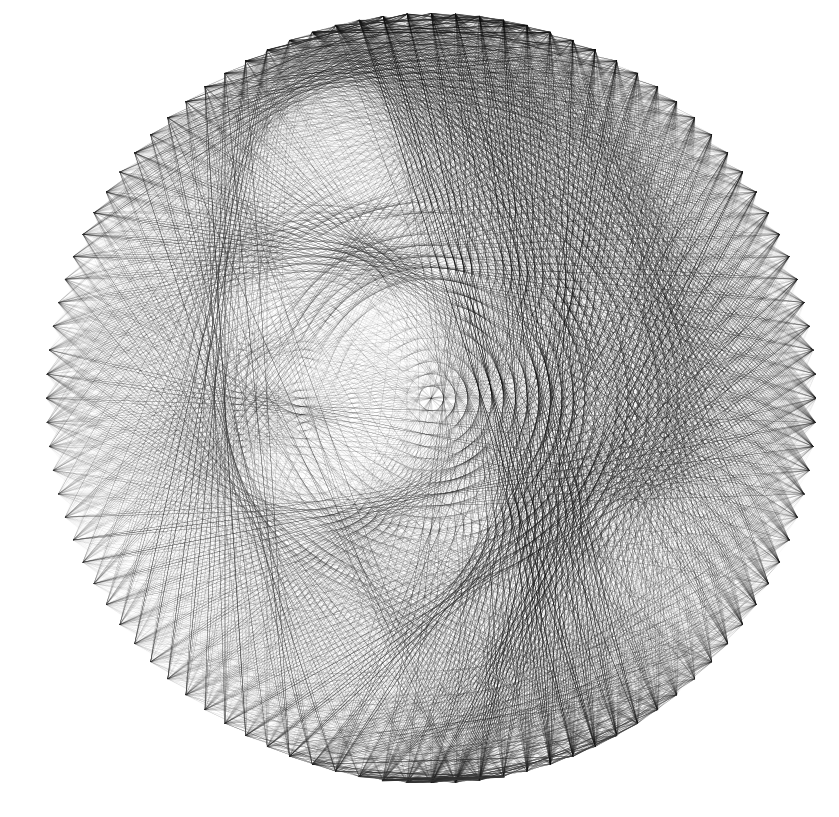

Recreate this plot in Python.
'''Create line art by linking points around unit circle.
'''




IMG_FILE='people04.jpg'
HOUGH_FILE='hough_data.npy'

IMG_WIDTH=400  # width of image to resize to
N_POINTS=120   # NO of points on circle
SIGMA=2        # Gaussian blur size
EPS=0.005      # error associating a line
N_THETA=360    # size of angle dimension in Hough transform
LINE_WIDTH=0.9 # max line width
ANIMATE=False  # if True, create animation, a final plot otherwise




#--------Import modules-------------------------
import numpy as np
from PIL import Image
from PIL import ImageFilter
from skimage import filters
import matplotlib.pyplot as plt
from skimage.transform import hough_line_peaks as hlp




def houghLine(img,n_theta=180):
    '''Line Hough transform, nested loop version'''

    height,width=img.shape
    thetas=np.deg2rad(np.linspace(-90.,90.,n_theta))
    diag_len=np.ceil(np.sqrt(width**2+height**2)).astype('int')
    rhos=np.linspace(-diag_len,diag_len,diag_len*2)

    cos_t=np.cos(thetas)
    sin_t=np.sin(thetas)
    num_thetas=len(thetas)

    # prepare accumulator
    accumulator=np.zeros((2*diag_len,num_thetas))
    yids,xids=np.nonzero(img)

    # loop though pixels
    for ii in range(len(xids)):
        x=xids[ii]
        y=yids[ii]

        for tt in range(num_thetas):
            rhoidx=int(round(x*cos_t[tt]+y*sin_t[tt]))+diag_len
            #accumulator[rhoidx,tt]+=1
            accumulator[rhoidx,tt]+=img[y,x]

    return accumulator, thetas, rhos



def houghLine2(img,n_theta=180):

    height,width=img.shape
    thetas=np.deg2rad(np.linspace(-90.,90.,n_theta))
    diag_len=np.ceil(np.sqrt(width**2+height**2)).astype('int')
    rhos=np.linspace(-diag_len,diag_len,diag_len*2)

    cos_t=np.cos(thetas)
    sin_t=np.sin(thetas)
    num_thetas=len(thetas)

    # prepare accumulator
    accumulator=np.zeros((2*diag_len,num_thetas))
    yids,xids=np.nonzero(img)

    dtheta=thetas[1]-thetas[0]
    drho=rhos[1]-rhos[0]

    # Create a grid from (rho, theta)
    # delta between row_{i+1} and row_{i} = pi + drho
    # delta between column_{j+1} and column_{j} = dtheta
    # drho = rhos[1] - rhos[0], constant
    # dtheta = thetas[1] - thetas[0], constant

    jjs=dtheta*np.arange(len(thetas))   # column deltas
    iis=(np.pi+drho)*np.arange(len(rhos))  # row deltas
    grid=iis[:,None]+jjs[None,:]+rhos[0]+thetas[0]

    # flatten grid to form bin edges
    grid_f=grid.flatten()
    #grid_f=np.r_[grid_f,np.max(grid_f)+dtheta]
    grid_f=np.r_[grid_f-dtheta/2.,grid_f[-1]+dtheta/2.]

    nonzeroidx=yids*img.shape[1]+xids
    weights=img.flatten()
    weights=np.take(weights,nonzeroidx)
    weights=np.repeat(weights[:,None],num_thetas,axis=1)
    weights=weights.flatten()

    # compute rho_hats as x*cos(theta) + y*sin(theta)
    rho_hats=np.outer(xids,cos_t)+np.outer(yids,sin_t)

    # convert rho_hats by adding row/column deltas
    rho_hats1=(np.pi+drho)*(rho_hats+diag_len).astype('int')
    rho_hats2=rhos[0]+thetas[None,:]+rho_hats1

    #accumulator=np.histogram(rho_hats2.flatten(),bins=grid_f)[0]
    accumulator=np.histogram(rho_hats2.flatten(),bins=grid_f,weights=weights)[0]
    accumulator=accumulator.reshape((len(rhos),len(thetas)))

    return accumulator, thetas, rhos


def getLineByPoints(p1,p2,verbose=True):
    '''Get a line between 2 points on a cartisian grid.

    <p1>, <p2>: (x,y) coordinates of 2 points.

    Return <result>: Nx2 array, coordinates linking <p1> to <p2> with a 
                     straight line.

    See also getLine(): get a line by theta and length.
    '''

    import numpy as np

    #-------------------Check inputs-------------------
    p1=np.asarray(p1).squeeze()
    p2=np.asarray(p2).squeeze()

    if p1.ndim!=1 or len(p1)!=2:
        raise Exception("<p1> needs to be length-2 1d array.")
    if p2.ndim!=1 or len(p2)!=2:
        raise Exception("<p2> needs to be length-2 1d array.")

    x1,y1=p1
    x2,y2=p2

    if np.all(p1==p2):
        result=np.asarray(p1)[None,:]
        #result=p1
    elif x1==x2 and y1!=y2:
        step=np.sign(y2-y1)
        ys=np.arange(y1,y2+step,step)
        result=np.c_[x1*np.ones(len(ys)), ys]
        #result=zip(ys, [x1,]*len(ys))
    elif y1==y2 and x1!=x2:
        step=np.sign(x2-x1)
        xs=np.arange(x1,x2+step,step)
        result=np.c_[xs, y1*np.ones(len(xs))]
        #result=zip([y1,]*len(xs), xs)
    else:
        beta=float(y2-y1)/(x2-x1)
        if abs(beta)>=1:
            step=np.sign(y2-y1)
            ys=np.arange(y1,y2+step,step)
            xs=((ys-y1)/beta).astype('int')+x1
            result=np.c_[xs,ys]
            #result=zip(ys,xs)
        else:
            step=np.sign(x2-x1)
            xs=np.arange(x1,x2+step,step)
            ys=((xs-x1)*beta).astype('int')+y1
            result=np.c_[xs,ys]
            #result=zip(ys,xs)

    return result


#-------------Main---------------------------------
if __name__=='__main__':

    #--------------------Read image--------------------
    img=Image.open(IMG_FILE).convert('L')

    #-------------------Resize image-------------------
    img_size=img.size # (x,y)
    img_ratio=float(img_size[1])/img_size[0] # y/x

    newsize=[IMG_WIDTH, int(IMG_WIDTH*img_ratio)]
    img=img.resize(newsize,Image.ANTIALIAS)

    # blur
    img=img.filter(ImageFilter.GaussianBlur(SIGMA))

    # convert to array
    img=np.array(img)
    img=img[::-1,:]

    # invert image
    img=img.max()-img

    # thresholding image
    otsu=filters.threshold_otsu(img)*0.8

    #from skimage import feature
    #img=feature.canny(img)

    img_mask=np.where(img>otsu,1,0)
    img=img*img_mask
    #img=img_mask
    img=img.astype('float')/img.max()

    print('Image size: %s' %str(img.shape))

    #------------------Clip by circle------------------
    R=np.min(img.shape)//2

    xx=np.arange(img.shape[1])
    yy=np.arange(img.shape[0])
    XX,YY=np.meshgrid(xx,yy)
    circle=np.where((XX-img.shape[1]//2)**2+(YY-img.shape[0]//2)**2<=R**2,1,0)
    img=img*circle

    #-----------------Hough transform-----------------
    print('Computing Hough transformation ...')
    accumulator, h_thetas, h_rhos=houghLine2(img,N_THETA)
    #accumulator2, h_thetas2, h_rhos2=houghLine(img,N_THETA)

    #---------Get anchor points around circle---------
    dtheta=2*np.pi/N_POINTS
    thetas=np.arange(N_POINTS)*dtheta
    xs=R*np.cos(thetas)+img.shape[1]//2
    ys=R*np.sin(thetas)+img.shape[0]//2

    #---Get hough parameters for all possible lines---
    A=xs[None,:]-xs[:,None]
    B=ys[None,:]-ys[:,None]

    alphas=np.arctan(-A/B)
    alphas=np.where(np.isnan(alphas),0,alphas)
    alphas=np.triu(alphas)

    rs=xs*np.cos(alphas)+ys*np.sin(alphas)

    #------------Get Hough parameter space------------
    n_r=accumulator.shape[0]
    n_alpha=accumulator.shape[1]
    h_alpha=np.linspace(-np.pi/2.,np.pi/2.,n_alpha)
    h_r=np.linspace(-1,1,n_r)*h_rhos.max()
    hough=np.zeros([n_r,n_alpha])
    scale_r=np.ptp(h_r)/2.
    scale_alpha=np.ptp(h_alpha)/2.

    alpha_m,r_m=np.meshgrid(h_alpha,h_r)

    #---Get allowed Hough parameter space by circle lines----
    try:
        hough=np.load(HOUGH_FILE)
    except:
        for ii in range(N_POINTS):
            for jj in range(ii,N_POINTS):
                if ii==jj:
                    continue
                alphaij=alphas[ii,jj]
                rij=rs[ii,jj]

                print('Get Hough parameter for line (%d,%d), alphaij = %.2f, rij = %.2f'\
                        %(ii,jj,alphaij,rij))

                houghij=(alpha_m-alphaij)**2/scale_alpha**2+(r_m-rij)**2/scale_r**2
                accij=np.where(houghij<=EPS**2,1,0)
                hough+=accij

    hough_masked=(hough>0)*accumulator


    from skimage.transform import probabilistic_hough_line as phl

    lines=phl(img,line_length=20,line_gap=5,
            theta=np.linspace(-np.pi/2,np.pi/2,n_alpha*2))
            #theta=h_alpha)

    lens=[]
    alist=[]
    blist=[]
    line_alphas=[]
    line_rs=[]
    intensities=[]


    fig2,ax=plt.subplots()
    for lii in lines:
        p0,p1=lii
        lineidx=getLineByPoints(p0,p1).astype('int')
        intii=img[lineidx[:,1],lineidx[:,0]]
        meanintii=np.mean(intii)

        if p1[0]==p0[0]:
            alphaii=0
            rii=p0[0]
        else:
            bii=float(p1[1]-p0[1])/(p1[0]-p0[0])
            aii=p0[1]-bii*p0[0]
            if bii!=0:
                alphaii=np.arctan(-1./bii)
                rii=aii*np.sin(alphaii)
            else:
                alphaii=np.pi/2.
                rii=aii

        lens.append((p0[0]-p1[0])**2+(p0[1]-p1[1])**2)
        #alist.append(aii)
        #blist.append(bii)
        line_alphas.append(alphaii)
        line_rs.append(rii)
        intensities.append(meanintii)

        ax.plot([p0[0],p1[0]], [p0[1],p1[1]], color='Gray')

    lens=np.array(lens)
    sortidx=np.argsort(-lens)
    lens=np.sort(lens)[::-1].astype('float')

    lines=[lines[ii] for ii in sortidx]
    line_alphas=[line_alphas[ii] for ii in sortidx]
    line_rs=[line_rs[ii] for ii in sortidx]
    intensities=[intensities[ii] for ii in sortidx]

    fig2.show()

    #maxh=np.max(intensities)
    #peaks=zip(intensities,line_alphas,line_rs)
    peaks=zip(lens,line_alphas,line_rs)
    maxh=np.max(lens)

    #------------Get Hough parameter peaks------------
    #maxh=hough_masked.max()
    #peaks=hlp(accumulator,h_thetas,h_rhos,min_distance=1,min_angle=1,
            #threshold=maxh/8.)
    #peaks=zip(*peaks)
    print('len(peaks) = %d' %len(peaks))

    #-------------------Plot------------------------
    figure=plt.figure(figsize=(12,10),dpi=100)
    ax=figure.add_subplot(111)

    ax.set_xlim([img.shape[1]//2-R, img.shape[1]//2+R])
    ax.set_ylim([img.shape[0]//2-R, img.shape[0]//2+R])
    ax.set_axis_off()
    ax.set_aspect('equal')

    h_used=np.zeros(hough.shape)

    def update(ii,peaks,scale_factor):

        pii=peaks[ii]
        accii,aii,rii=pii

        aidx=np.argmin(abs(aii-h_alpha))
        ridx=np.argmin(abs(rii-h_r))

        if hough[ridx,aidx]<1:
            #continue
            return

        h_used[ridx,aidx]+=1

        distii=(abs(aii-alphas)/scale_alpha)**2+(abs(rii-rs)/scale_r)**2
        idxii=np.argmin(distii)
        idxii=np.unravel_index(idxii,rs.shape)

        p1=[xs[idxii[0]], ys[idxii[0]]]
        p2=[xs[idxii[1]], ys[idxii[1]]]

        p1=[min(p1[0], img.shape[1]-1), min(p1[1],img.shape[0]-1)]
        p2=[min(p2[0], img.shape[1]-1), min(p2[1],img.shape[0]-1)]

        lineidx=getLineByPoints(p1,p2).astype('int')
        intii=img[np.minimum(lineidx[:,1],img.shape[0]-1),\
                np.minimum(lineidx[:,0],img.shape[1]-1)]
        meanintii=np.mean(intii)

        #wii=(float(accii)/maxh)**scale_factor*LINE_WIDTH
        wii=(float(accii)/maxh)**scale_factor*LINE_WIDTH*meanintii
        #wii=float(meanintii)**scale_factor*LINE_WIDTH
        #wii=LINE_WIDTH/3.
        print('peakii = %d, accii = %.1f, maxh = %.1f, wii = %.3f'\
                %(ii,accii,maxh,wii))

        ax.plot([p1[0],p2[0]], [p1[1],p2[1]], '-', color='Gray',
                linewidth=wii,alpha=1.0)



    if ANIMATE:
        #import matplotlib.animation as animation
        from matplotlib.animation import FuncAnimation

        anim=FuncAnimation(figure,update,frames=len(peaks),fargs=(peaks,),
                interval=5,
                repeat=True,
                blit=False)
        anim.save('%s_line_animation.mp4' %IMG_FILE,
                fps=100)
    else:

        for ii in range(len(peaks)):
            update(ii,peaks,0.1)

        maxh=hough_masked.max()
        peaks=hlp(accumulator,h_thetas,h_rhos,min_distance=1,min_angle=1,
                threshold=maxh/6.)
        peaks=zip(*peaks)

        print('len(peaks) = %d' %len(peaks))

        for ii in range(len(peaks)):
            update(ii,peaks,4)

        figure.show()


    '''
    for ii,pii in enumerate(peaks):

        accii,aii,rii=pii
        if accii<=maxh/2.:
            continue

        aidx=np.argmin(abs(aii-h_alpha))
        ridx=np.argmin(abs(rii-h_r))

        if hough[ridx,aidx]<1:
            continue

        h_used[ridx,aidx]+=1

        distii=(abs(aii-alphas)/scale_alpha)**2+(abs(rii-rs)/scale_r)**2
        idxii=np.argmin(distii)
        idxii=np.unravel_index(idxii,rs.shape)

        p1=[xs[idxii[0]], ys[idxii[0]]]
        p2=[xs[idxii[1]], ys[idxii[1]]]
        #p1=np.array(p1)
        #p2=np.array(p2)

        wii=(float(accii)/maxh)**2*0.5
        print 'peakii',ii,'accii=',accii,'wii=',wii

        ax.plot([p1[0],p2[0]], [p1[1],p2[1]], '-', color='Gray',
                linewidth=wii,alpha=0.8)
    '''





    '''
    visited=[]
    while nn<n_lines:
        hmax=np.max(hough_masked)
        yidx,xidx=np.where(hough_masked==hmax)
        hough_masked[yidx,xidx]=0

        if np.max(hough_masked)<=maxh/20.:
            break

        coords=zip(yidx,xidx)
        nn+=1
        print 'nn',nn, len(coords), hmax

        for ii in range(len(coords)):
            rii=h_r[coords[ii][0]]
            alphaii=h_alpha[coords[ii][1]]

            distii=(abs(alphaii-alphas)/scale_alpha)**2+(abs(rii-rs)/scale_r)**2
            idxii=np.argmin(distii)
            idxii=np.unravel_index(idxii,rs.shape)

            if idxii in visited:
                continue

            #idxiiy,idxiix=idxii
            #rii2=rs[idxii]
            #alphaii2=alphas[idxii]

            p1=[xs[idxii[0]], ys[idxii[0]]]
            p2=[xs[idxii[1]], ys[idxii[1]]]
            p1=np.array(p1)
            p2=np.array(p2)

            ax.plot([p1[0],p2[0]], [p1[1],p2[1]], '-', color='Gray',
                    linewidth=0.2)

            visited.append(idxii)

            #yhatii=rii2/np.sin(alphaii2)-XX/np.tan(alphaii2)
            #maskii=np.where(abs(YY-yhatii)<=0.1,1,0)

            #rhatii=XX*np.cos(alphaii)+YY*np.sin(alphaii)
            #maskii=np.where((rhatii-rii)<=EPS,1,0)




    '''
